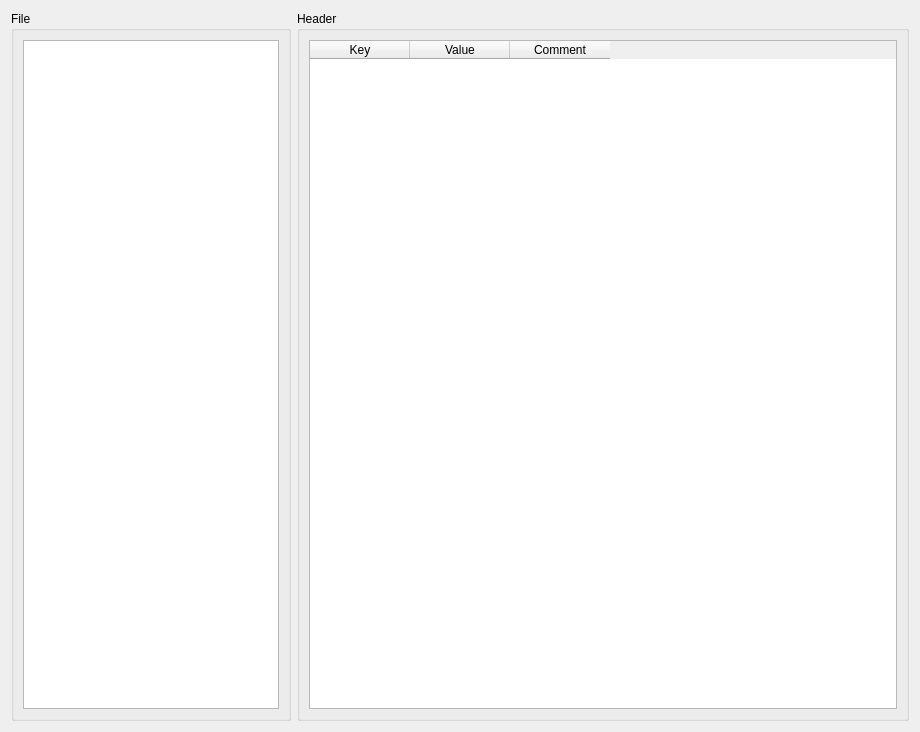
<?xml version="1.0" encoding="UTF-8"?>
<ui version="4.0">
 <class>FormHeader</class>
 <widget class="QWidget" name="FormHeader">
  <property name="geometry">
   <rect>
    <x>0</x>
    <y>0</y>
    <width>920</width>
    <height>732</height>
   </rect>
  </property>
  <property name="windowTitle">
   <string>Header</string>
  </property>
  <layout class="QGridLayout" name="gridLayout_3">
   <item row="0" column="0">
    <widget class="QGroupBox" name="groupBox">
     <property name="minimumSize">
      <size>
       <width>280</width>
       <height>0</height>
      </size>
     </property>
     <property name="maximumSize">
      <size>
       <width>280</width>
       <height>16777215</height>
      </size>
     </property>
     <property name="title">
      <string>File</string>
     </property>
     <layout class="QGridLayout" name="gridLayout">
      <item row="0" column="0">
       <widget class="QListWidget" name="listWidgetFiles">
        <property name="selectionBehavior">
         <enum>QAbstractItemView::SelectRows</enum>
        </property>
       </widget>
      </item>
     </layout>
    </widget>
   </item>
   <item row="0" column="1">
    <widget class="QGroupBox" name="groupBox_2">
     <property name="title">
      <string>Header</string>
     </property>
     <layout class="QGridLayout" name="gridLayout_2">
      <item row="0" column="0">
       <widget class="QTableWidget" name="tableWidgetHeaders">
        <column>
         <property name="text">
          <string>Key</string>
         </property>
        </column>
        <column>
         <property name="text">
          <string>Value</string>
         </property>
        </column>
        <column>
         <property name="text">
          <string>Comment</string>
         </property>
        </column>
       </widget>
      </item>
     </layout>
    </widget>
   </item>
  </layout>
 </widget>
 <resources/>
 <connections/>
</ui>
